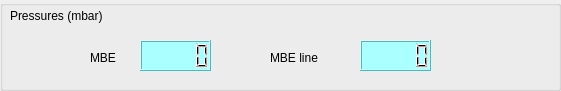
     <widget class="QGroupBox" name="groupBox_19">
      <property name="geometry">
       <rect>
        <x>0</x>
        <y>470</y>
        <width>561</width>
        <height>91</height>
       </rect>
      </property>
      <property name="title">
       <string/>
      </property>
      <widget class="QLabel" name="label_339">
       <property name="geometry">
        <rect>
         <x>10</x>
         <y>0</y>
         <width>241</width>
         <height>31</height>
        </rect>
       </property>
       <property name="styleSheet">
        <string notr="true">font: 12pt &quot;MS Shell Dlg 2&quot;;</string>
       </property>
       <property name="text">
        <string>Pressures (mbar)</string>
       </property>
      </widget>
      <widget class="QLabel" name="label_342">
       <property name="geometry">
        <rect>
         <x>90</x>
         <y>50</y>
         <width>47</width>
         <height>16</height>
        </rect>
       </property>
       <property name="styleSheet">
        <string notr="true">font: 12pt &quot;MS Shell Dlg 2&quot;;</string>
       </property>
       <property name="text">
        <string>MBE</string>
       </property>
      </widget>
      <widget class="QLCDNumber" name="lcdNumber_14">
       <property name="geometry">
        <rect>
         <x>140</x>
         <y>40</y>
         <width>71</width>
         <height>31</height>
        </rect>
       </property>
       <property name="styleSheet">
        <string notr="true">background-color: rgb(170, 255, 255);</string>
       </property>
      </widget>
      <widget class="QLabel" name="label_343">
       <property name="geometry">
        <rect>
         <x>270</x>
         <y>50</y>
         <width>91</width>
         <height>16</height>
        </rect>
       </property>
       <property name="styleSheet">
        <string notr="true">font: 12pt &quot;MS Shell Dlg 2&quot;;</string>
       </property>
       <property name="text">
        <string>MBE line</string>
       </property>
      </widget>
      <widget class="QLCDNumber" name="lcdNumber_15">
       <property name="geometry">
        <rect>
         <x>360</x>
         <y>40</y>
         <width>71</width>
         <height>31</height>
        </rect>
       </property>
       <property name="styleSheet">
        <string>background-color: rgb(170, 255, 255);</string>
       </property>
      </widget>
     </widget>
